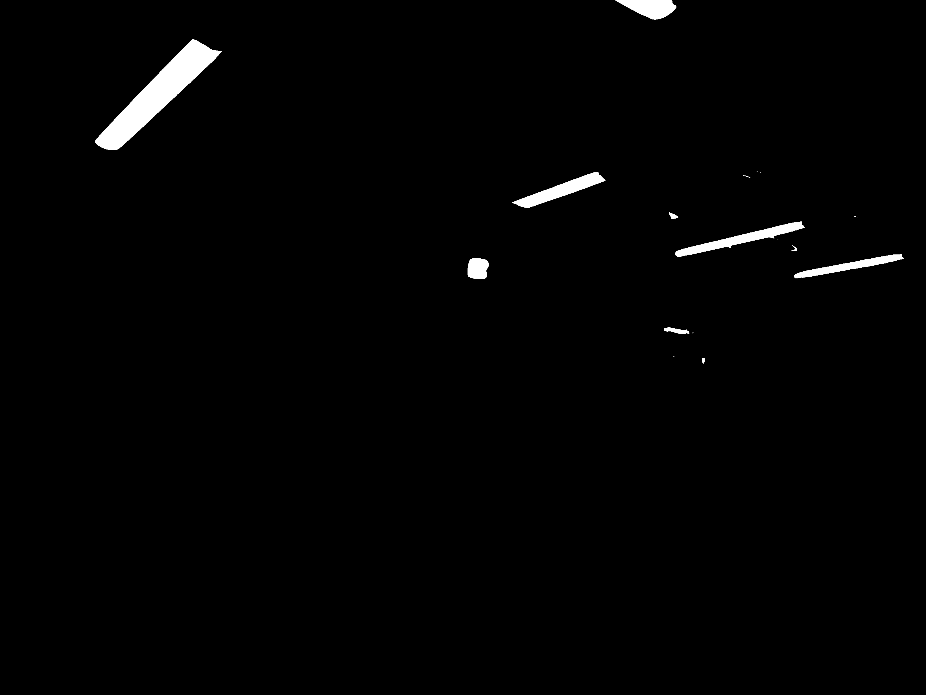
#> input picture src/Traditional_IR_Filtering/Images/thresholded.png, 926 x 695 px
$ python -i find_center.py   (imports and definitions only)
#> lines starting #> are read from the running program, lines starting #| are printed output that depends on the picture; after the words box and inside, x2 and y2 are one past the last pixel; in counts of white or black regions, pixels touching at a corner belong together
import numpy as np
import cv2 as cv

######################
# Utility Functions: #
######################

def pixel_distance_from_box_center_to_image_center(img:cv.Mat, boundingBox:cv.typing.Rect) -> tuple[int, int]:
    boxCenter = get_bb_center(boundingBox)
    imgCenter = get_img_center(img)
    return (imgCenter[0]-boxCenter[0], imgCenter[1]-boxCenter[1])

def find_centroid_from_binary_image(img:cv.Mat) -> tuple[int,int]:
    '''Returns: Centroid (x,y) or (-1,-1) if image is zero (black).'''
    M = cv.moments(img)
    centroid = (-1, -1)
    non_zero = cv.findNonZero(img)
    if(non_zero is not None):
        cX = int(M["m10"] / M["m00"])
        cY = int(M["m01"] / M["m00"])
        centroid = (cX, cY)
    return centroid

def get_bb_center(boundingBox:cv.typing.Rect) -> tuple[int, int]:
    '''Returns: Center (x,y)'''
    return (boundingBox[0]+boundingBox[2]//2, boundingBox[1]+boundingBox[3]//2)

def get_img_center(img:cv.Mat) -> tuple[int,int]:
    return (img.shape[1]//2, img.shape[0]//2)

###########################
# Functions for the demo: #
###########################

def handleMouse(event, x, y, flags, src_img):
    if(event == cv.EVENT_LBUTTONDOWN):
        src_img = cv.circle(src_img, (x,y), 1, (255, 255, 255), 10)
        createRegion(src_img)

def createRegion(src_img):
    non_zero = cv.findNonZero(src_img)
    bb = cv.boundingRect(non_zero)
    boxCenter = get_bb_center(bb)
    imgCenter = get_img_center(src_img)
    distance = pixel_distance_from_box_center_to_image_center(src_img, bb)
    centroid = find_centroid_from_binary_image(src_img)

    print(f'Centroid: {centroid}, bb center distance to image center: {distance}')
    overlayedImg = cv.cvtColor(src_img, cv.COLOR_GRAY2RGB)
    if(non_zero is not None):
        cv.rectangle(overlayedImg, bb, (255, 255, 255), 1) #Box edges display
        cv.circle(overlayedImg, boxCenter, 1, (0, 0, 255), 5) #Box center display
        cv.circle(overlayedImg, centroid, 1, (0, 255, 255), 5) #Centroid display

    cv.circle(overlayedImg, imgCenter, 1, (255, 0, 255), 10) #Image center display

    #Final Image With Overlay
    cv.imshow('image', overlayedImg)

def main():
    #Just use a thresholded image here for src_img. Any pixel that is not black (0,0,0) will be considered for the center calculations
    SOURCE_IMAGE_PATH = "./src/Traditional_IR_Filtering/Images/thresholded.png"
    SOURCE_IMAGE = cv.imread(SOURCE_IMAGE_PATH, cv.IMREAD_GRAYSCALE)

    if(SOURCE_IMAGE is None):
        print('Source image was not found.')
        return

    img = SOURCE_IMAGE.copy()

    cv.namedWindow('image')
    cv.setMouseCallback('image', handleMouse, img)
    cv.imshow('image', img)

    cv.waitKey(0)
    cv.destroyAllWindows()

#Perform demo:
# [2 lines not run here, left out]

>>> import cv2
>>> picture = cv2.imread('../Traditional_IR_Filtering/Images/thresholded.png', cv2.IMREAD_GRAYSCALE)
#> picture is the input picture: shape (695, 926); min 0, max 255, mean 3.2
>>> result = createRegion(picture)
#> in createRegion, `non_zero = cv.findNonZero(src_img)`: non_zero = contour of 8391 points, box (x1, y1, x2, y2) (95, 0, 904, 364), area 59741
#> in createRegion, `bb = cv.boundingRect(non_zero)`: bb = (95, 0, 809, 364)
#> in createRegion, `boxCenter = get_bb_center(bb)`: boxCenter = (499, 182)
#> in createRegion, `imgCenter = get_img_center(src_img)`: imgCenter = (463, 347)
#> in pixel_distance_from_box_center_to_image_center, `boxCenter = get_bb_center(boundingBox)`: boxCenter = (499, 182)
#> in pixel_distance_from_box_center_to_image_center, `imgCenter = get_img_center(img)`: imgCenter = (463, 347)
#> in createRegion, `distance = pixel_distance_from_box_center_to_image_center(src_img, bb)`: distance = (-36, 165)
#> in find_centroid_from_binary_image, `M = cv.moments(img)`: M = moments, m00 2074695, centre m10/m00, m01/m00 = (423.5, 145.9)
#> in find_centroid_from_binary_image, `cX = int(M["m10"] / M["m00"])`: cX = 423
#> in find_centroid_from_binary_image, `cY = int(M["m01"] / M["m00"])`: cY = 145
#> in find_centroid_from_binary_image, `centroid = (cX, cY)`: centroid = (423, 145)
#| Centroid: (423, 145), bb center distance to image center: (-36, 165)
#> in createRegion, `cv.rectangle(overlayedImg, bb, (255, 255, 255), 1)`:
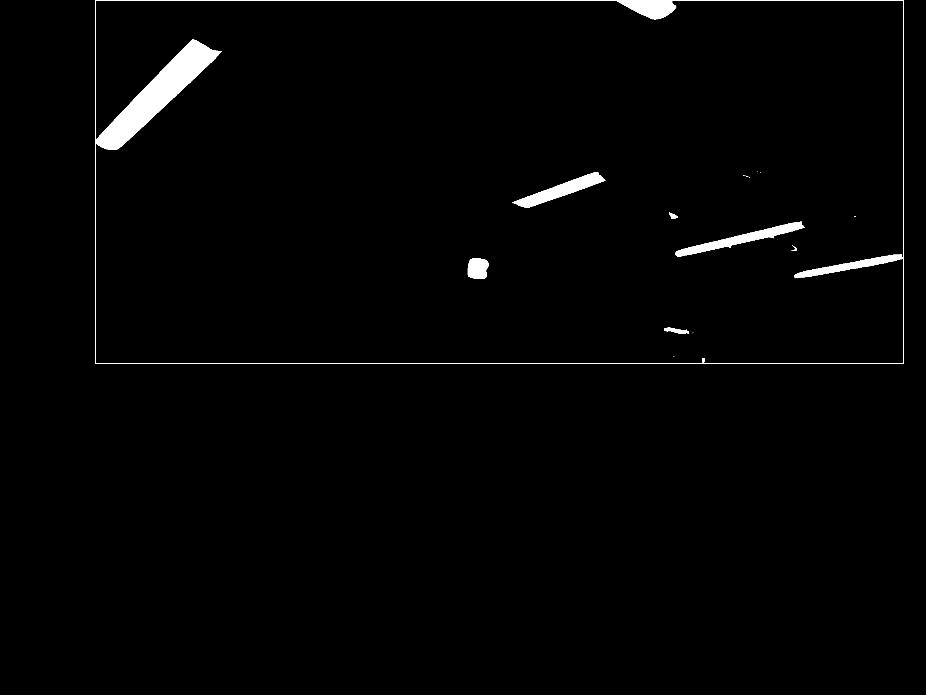
#> overlayedImg: shape (695, 926, 3); 0.36% of pixels changed, all inside (x1, y1, x2, y2) = (95, 0, 904, 364)
#> in createRegion, `cv.circle(overlayedImg, boxCenter, 1, (0, 0, 255), 5)`: overlayedImg: shape (695, 926, 3); 0.01% of pixels changed, all inside (x1, y1, x2, y2) = (495, 178, 504, 187)
#> in createRegion, `cv.circle(overlayedImg, centroid, 1, (0, 255, 255), 5)`: overlayedImg: shape (695, 926, 3); mean B, G, R 4.1, 4.1, 4.2
#> in createRegion, `cv.circle(overlayedImg, imgCenter, 1, (255, 0, 255), 10)`: overlayedImg: shape (695, 926, 3); mean B, G, R 4.2, 4.1, 4.2
